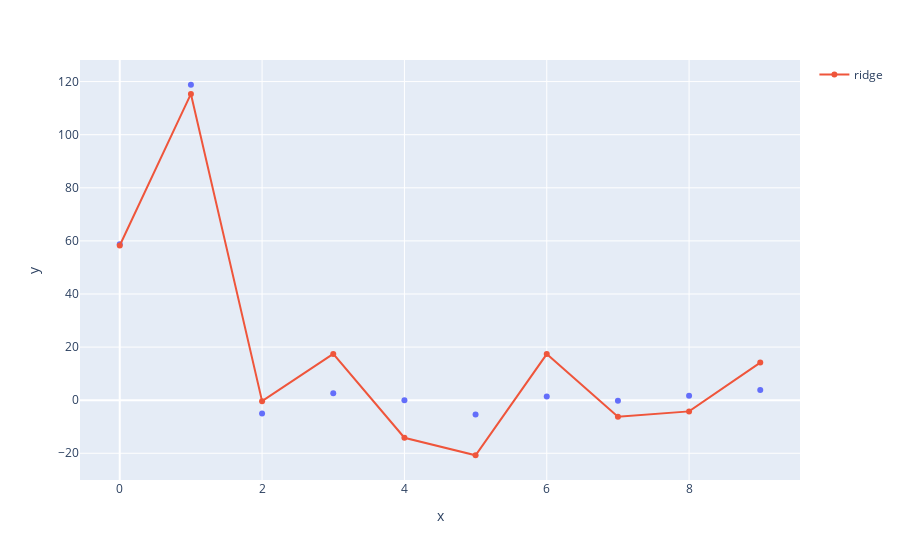

The code cell stored with this chart in its notebook:
### Markdown cell above
<p dir=rtl style="direction: rtl;text-align: right;line-height:200%;font-family:vazir;font-size:medium">
<font face="vazir" size=3>
حالا ضرایب 
<code>lasso_reg_small</code>
و
<code>ridge_reg_small</code>
را در یک 
<code>scatter plot</code>
رسم میکنیم.
  </font>
</p>

### Code cell
#scatter plot of coefficients
lasso_ridge = px.___(x =x_values , y=....)
lasso_ridge.data[0].name="lasso"
#add scatter of ridge model coefficients
lasso_ridge.add_scatter(x=... , ...  ,name="ridge")
#show the plot
lasso_ridge.___()

### Figure 1 — Plotly figure (JSON) as saved in the notebook; plotly's stock layout.template omitted (floating-point values rounded to 4 significant figures)
{"data": [{"hovertemplate": "x=%{x}<br>y=%{y}<extra></extra>", "legendgroup": "", "marker": {"color": "#636efa", "symbol": "circle"}, "mode": "markers", "name": "lasso", "orientation": "v", "showlegend": false, "type": "scatter", "x": [0, 1, 2, 3, 4, 5, 6, 7, 8, 9], "xaxis": "x", "y": [58.74, 118.8, -5.058, 2.658, 0, -5.387, 1.341, -0.232, 1.694, 3.789], "yaxis": "y"}, {"name": "ridge", "type": "scatter", "x": [0, 1, 2, 3, 4, 5, 6, 7, 8, 9], "y": [58.26, 115.3, -0.365, 17.44, -14.16, -20.74, 17.36, -6.269, -4.216, 14.16]}], "layout": {"legend": {"tracegroupgap": 0}, "margin": {"t": 60}, "xaxis": {"anchor": "y", "domain": [0, 1], "title": {"text": "x"}}, "yaxis": {"anchor": "x", "domain": [0, 1], "title": {"text": "y"}}}}
